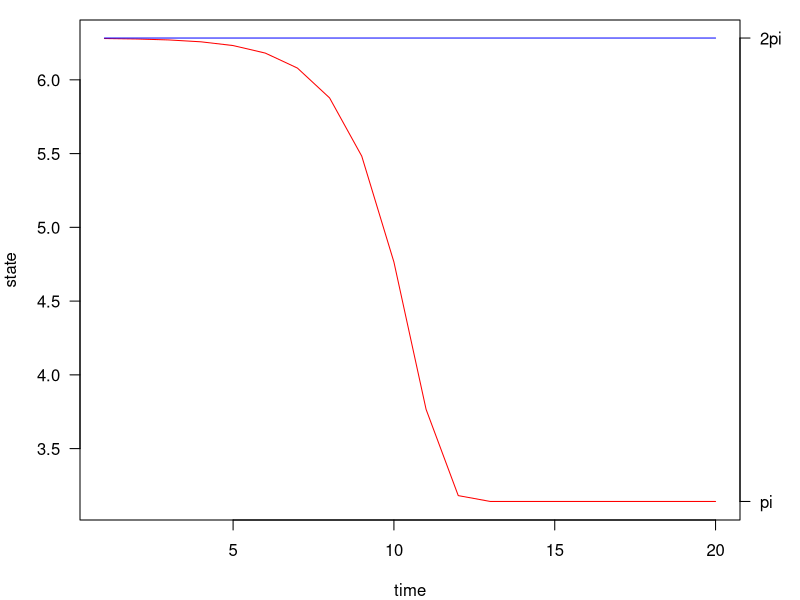
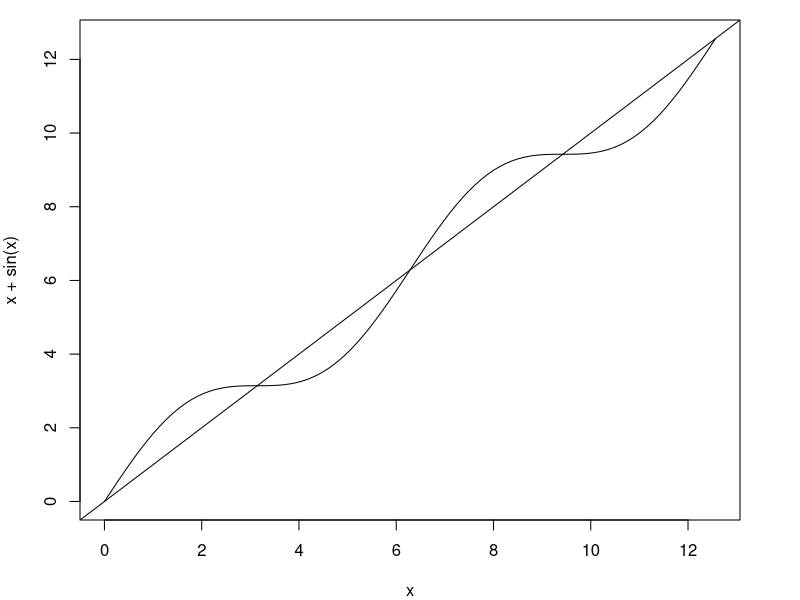

Generate these figures, in order, with R:
## ---- chunk 1
n <- 20
x <- y <- numeric(n)
x[1] <- 2*pi
y[1] <- 2*3.14
for(i in 2:20) x[i] <- x[i-1] + sin(x[i-1])
for(i in 2:20) y[i] <- y[i-1] + sin(y[i-1])
par(mar = c(4, 4, 1, 3))
plot(1:20, y, type = "l", col = "red",
     xlab = "time",
     ylab = "state",
     las = 1)
lines(1:20, x, type = "l", col = "blue")
axis(4, pi*(1:2), c("pi", "2pi"), las = 1)
## ---- chunk 2
x <- seq(0, 4*pi, length = 100)
plot(x, x + sin(x), type = "l")
abline(0, 1)
## ---- chunk 3
A <- matrix(c(0.3, -0.2, 
              1.1, 1.3), 2, 2, 
            byrow = TRUE)
(tau <- sum(diag(A)))
(delta <- det(A))
## ---- chunk 4
x <- c(1, 1)
for(i in 1:1000) x <- A %*% x
print(x)
## ---- chunk 5
set.seed(1)
(x <- rpois(10, 10) + 1)
(xMod2 <- x %% 2)
(xMod2.logic <- as.logical(xMod2))
x[which(xMod2.logic)]  # odds
x[which(!xMod2.logic)] # evens
## ---- chunk 6
A
A[,1] # first column
A[,-2] # also first column
A[1,] # first row
A[1, 1] # entry in first row and column
diag(A) # diagonal of A
A[2:1, 2] # second column with the elements in reverse order
